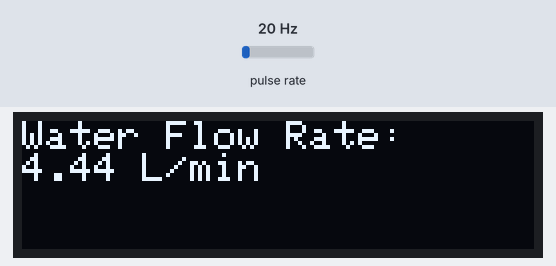
The sketch below on a simulated Arduino Uno, built with avr-gcc and run on an emulated ATmega328P. Parts: 128×32 one-colour display. Wiring (inferred from the names in the program): pulse sensor: data pin 2. The test bench sets the inputs (shaded band); at power-on: pulse rate 20 Hz. What the sketch prints to the serial monitor is not drawn.

Above: at 1.6 s.
1.7 s: pulse rate (sensor on pin 2) set to 4 Hz
At 3.7 s:
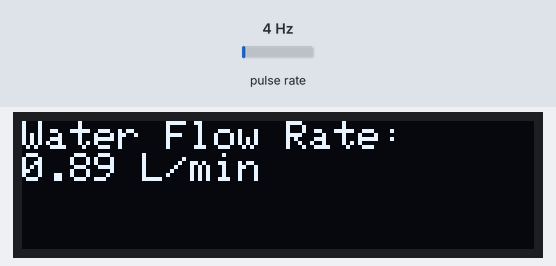
4.5 s: pulse rate (sensor on pin 2) set to 50 Hz
At 6.8 s:
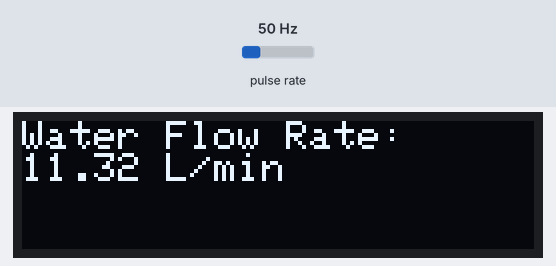
7.5 s: pulse rate (sensor on pin 2) set to 100 Hz
At 9.6 s:
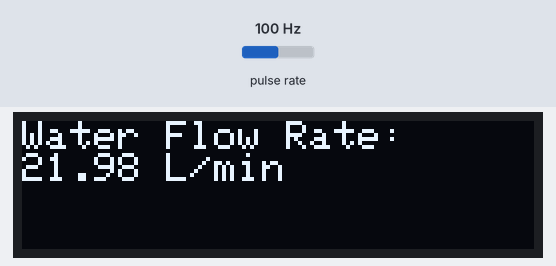
Timing chart, 0 to 11.1 s (numbered marks = the images above; inputs shaded):
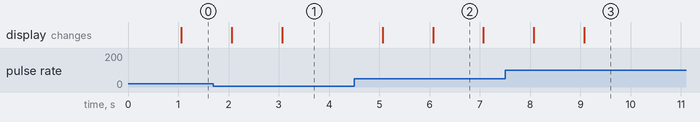

The sketch:

water_flowrate_sensor.ino
```cpp
#include <Wire.h>
#include <Adafruit_GFX.h>
#include <Adafruit_SSD1306.h>

#define SCREEN_WIDTH 128 // OLED display width, in pixels
#define SCREEN_HEIGHT 32 // OLED display height, in pixels

#define OLED_RESET     -1 // Reset pin # (or -1 if sharing Arduino reset pin)
Adafruit_SSD1306 display(SCREEN_WIDTH, SCREEN_HEIGHT, &Wire, OLED_RESET);

const int flowSensorPin = 2; // Pin where the flow sensor is connected
volatile int flowPulseCount = 0;
unsigned long oldTime = 0;

float calibrationFactor = 4.5; // Calibration factor for the specific flow sensor
float flowRate = 0;
float flowMilliLitres = 0;
float totalMilliLitres = 0;

void setup() {
  // Initialize serial communication
  Serial.begin(9600);

  // Initialize the OLED display
  if(!display.begin(SSD1306_SWITCHCAPVCC, 0x3C)) { // Address 0x3C for 128x32
    Serial.println(F("SSD1306 allocation failed"));
    for(;;);
  }
  display.clearDisplay();
  display.setTextSize(1);
  display.setTextColor(SSD1306_WHITE);
  display.setCursor(0,0);
  display.println("Water Flow Rate:");
  display.display();

  // Initialize the flow sensor
  pinMode(flowSensorPin, INPUT);
  digitalWrite(flowSensorPin, HIGH); // Optional internal pull-up
  attachInterrupt(digitalPinToInterrupt(flowSensorPin), pulseCounter, FALLING);

  // Set the initial time
  oldTime = millis();
}

void loop() {
  if ((millis() - oldTime) > 1000) { // Only process counters once per second
    detachInterrupt(digitalPinToInterrupt(flowSensorPin));

    // Calculate the flow rate in litres/min
    flowRate = ((1000.0 / (millis() - oldTime)) * flowPulseCount) / calibrationFactor;

    // Reset the pulse counter
    flowPulseCount = 0;

    // Store the old time
    oldTime = millis();

    // Calculate the flow in millilitres
    flowMilliLitres = (flowRate / 60) * 1000;

    // Calculate the total flow in millilitres
    totalMilliLitres += flowMilliLitres;

    // Print the flow rate to the serial monitor
    Serial.print("Flow rate: ");
    Serial.print(flowRate);
    Serial.println(" L/min");

    // Print the total accumulated flow to the serial monitor
    Serial.print("Total: ");
    Serial.print(totalMilliLitres);
    Serial.println(" mL");

    // Display the flow rate on the OLED
    display.clearDisplay();
    display.setCursor(0,0);
    display.println("Water Flow Rate:");
    display.print(flowRate);
    display.println(" L/min");
    display.display();

    // Re-enable the interrupt
    attachInterrupt(digitalPinToInterrupt(flowSensorPin), pulseCounter, FALLING);
  }
}

// Interrupt Service Routine
void pulseCounter() {
  flowPulseCount++;
}
```

Measured:
- after the input at 1.7 s, the display: first changes after 0.37 s (image 1 shows a later state)
- after the input at 4.5 s, the display: first changes after 0.57 s (image 2 shows a later state)
- after the input at 7.5 s, the display: first changes after 0.57 s (image 3 shows a later state)
- what the display in image 2 shows lasts 1.0 s, from 6.1 s to 7.1 s
